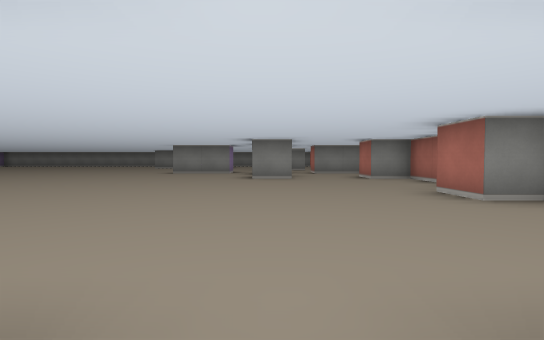
View 1 (above)

22 first-person views from a walk through a cub3D level. The camera is about half as high as the walls, tilts 2° down and sees 85° across. The floor is counted in squares. Each view is taken from the middle of a square. On the plan, view 1 faces up. The plan holds only what a view shows up to about 9 squares ahead; the rest is blank.

View 2
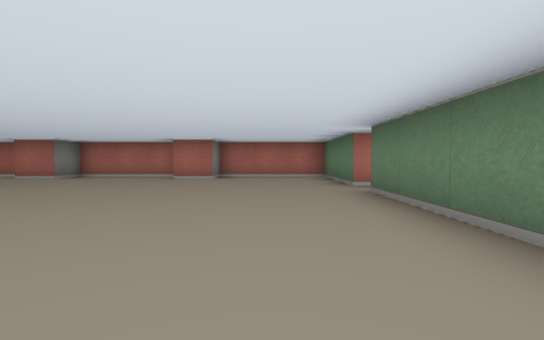

View 3
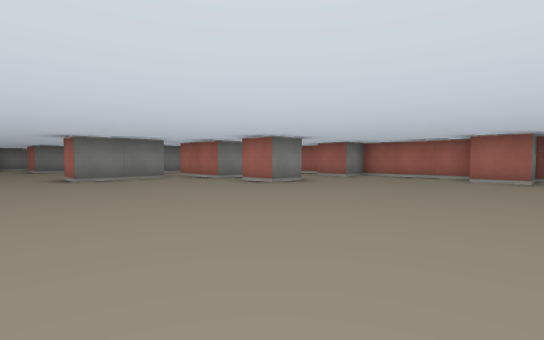

View 4
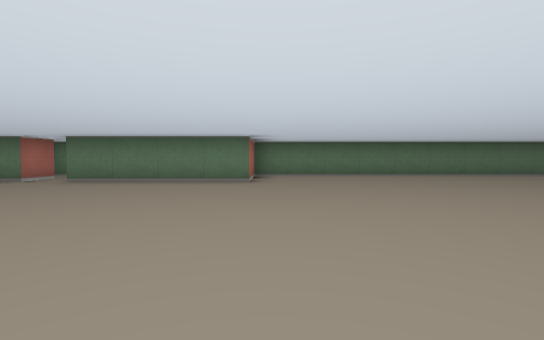

View 5
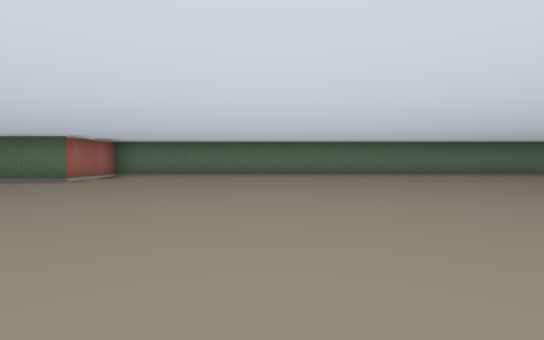

View 6
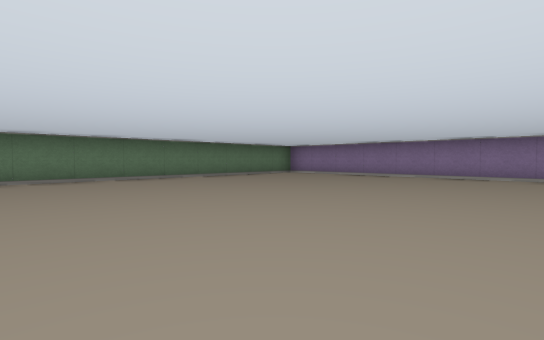

View 7
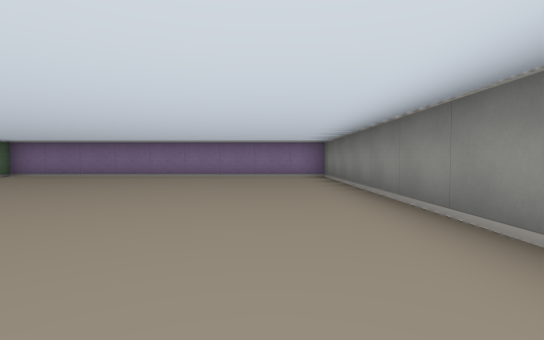

View 8
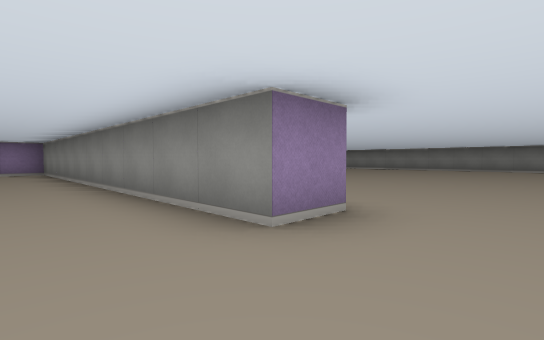

View 9
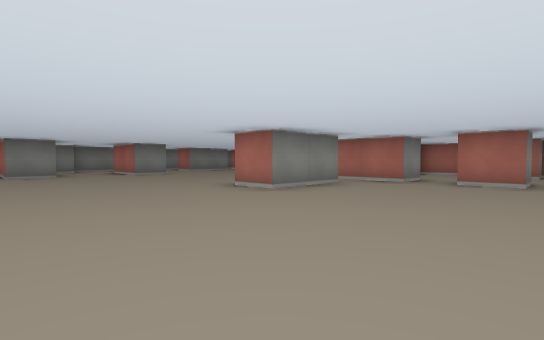

View 10
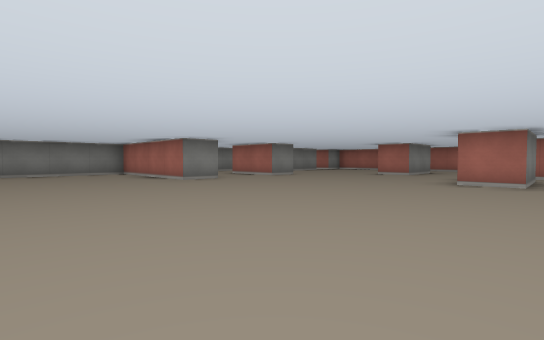

View 11
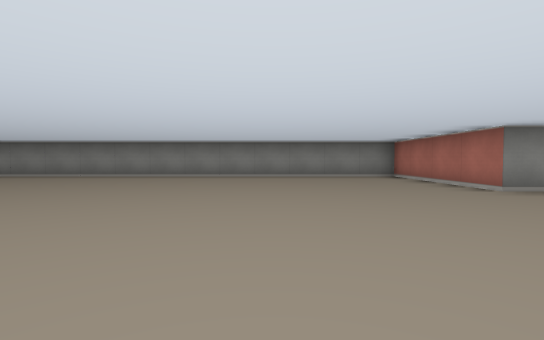

View 12
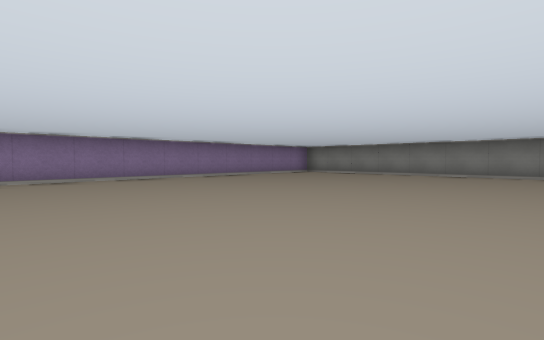

View 13
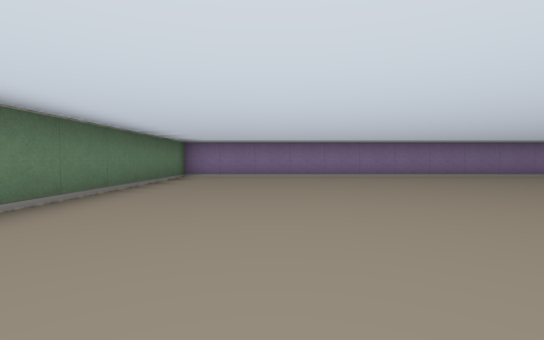

View 14
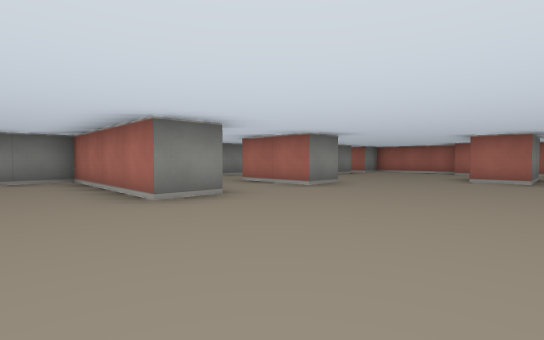

View 15
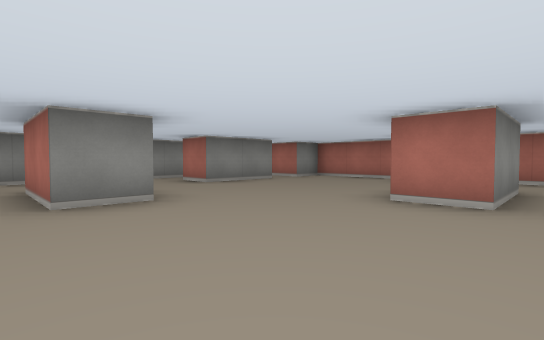

View 16
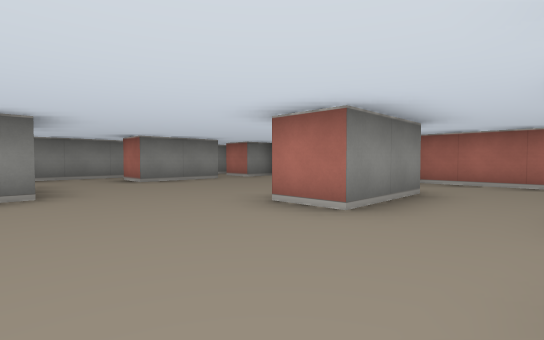

View 17
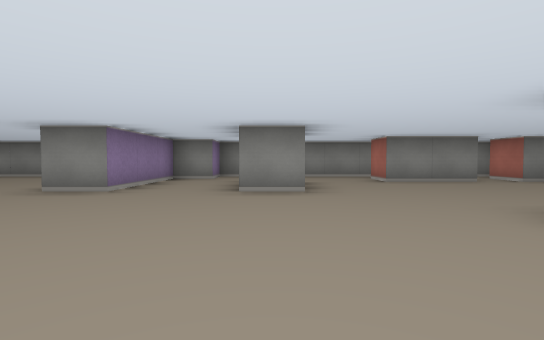

View 18
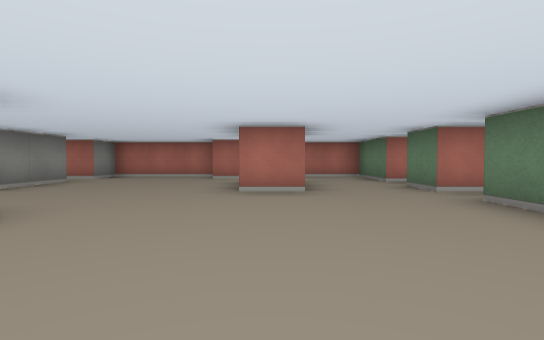

View 19
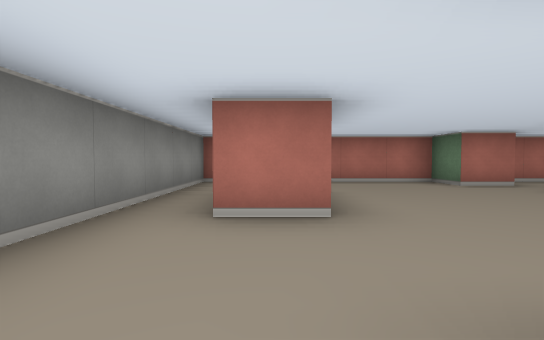

View 20
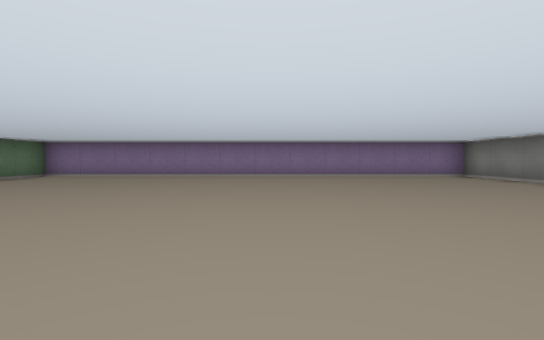

View 21
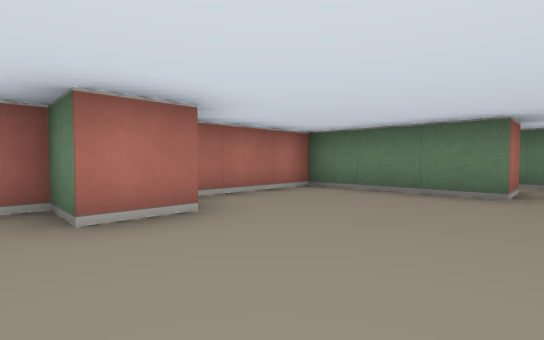

View 22
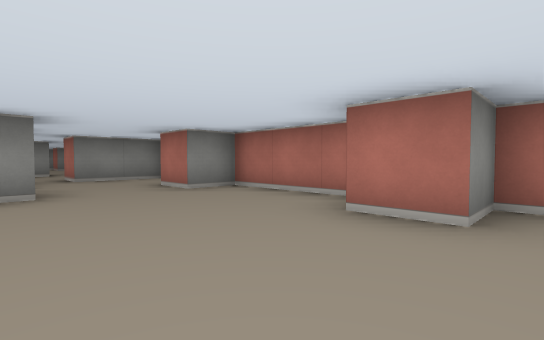

### Floor plan
Ten units are one square. View 1 is at (0, 0); x grows to the right and y downward. Boxes are objects, and circles mark ways between rooms. Rooms are numbered by the first view taken in them; rooms with no view inside come last. Other rooms are left out.
<svg viewBox="-190 -210 230 230">
<path fill="none" stroke="#000" d="M2 15 12 15M5 5 5 -5M-85 -86 -85 -75 -185 -75 -185 15 -45 15 -45 -5 -5 -5M-24 -115 -15 -115M-15 -105 -35 -105 -35 -115M-55 -165 -65 -165 -65 -205 -185 -205 -185 -85 -126 -85M5 -95 -5 -95 -5 -115M6 -75 -5 -75 -5 -85M-5 -135 -5 -145M-24 -165 -35 -165M35 -92 35 -99M35 -105 15 -105M25 -144 25 -155 35 -155 35 -185 25 -185M5 -5 35 -5 35 -35 25 -35 25 -45 35 -45 35 -75 25 -75 25 -85M16 -185 -5 -185 -5 -195M-5 -205 -25 -205M-25 -205 -45 -205 -45 -195 -55 -195 -55 -165M-35 -165 -35 -185M16 -135 -5 -135M15 -105 15 -115 35 -115 35 -142M-5 -115 5 -115M25 -185 25 -195M35 -205 -5 -205"/>
<circle cx="0" cy="0" r="3" fill="#2a7"/>
<circle cx="-30" cy="-195" r="3" fill="#2a7"/>
<circle cx="-45" cy="-175" r="3" fill="#2a7"/>
<circle cx="0" cy="-125" r="3" fill="#2a7"/>
<circle cx="10" cy="-110" r="3" fill="#2a7"/>
<circle cx="20" cy="-140" r="3" fill="#2a7"/>
<circle cx="20" cy="-190" r="3" fill="#2a7"/>
<circle cx="5" cy="-200" r="3" fill="#2a7"/>
<text x="0" y="10">1</text>
<text x="-80" y="-90">2</text>
<text x="-40" y="-190">3</text>
<text x="20" y="-130">4</text>
<text x="20" y="-200">5</text>
</svg>
Room 1 opens to room 2. Room 2 opens to room 3. Room 2 opens to room 4. Room 2 opens to room 5.

Where each view was taken, in squares from view 1:
view 1: 0 up, 0 right, facing up
view 2: 2 up, 5 left, facing right
view 3: 3 up, 5 left, facing up-right
view 4: 7 up, 5 left, facing down
view 5: 7 up, 9 left, facing down
view 6: 6 up, 10 left, facing down-left
view 7: 6 up, 10 left, facing left
view 8: 6 up, 7 left, facing up-left
view 9: 7 up, 7 left, facing up-right
view 10: 10 up, 10 left, facing up-right
view 11: 12 up, 10 left, facing up
view 12: 11 up, 11 left, facing up-left
view 13: 11 up, 10 left, facing left
view 14: 13 up, 8 left, facing up-right
view 15: 13 up, 4 left, facing up-right
view 16: 12 up, 3 left, facing up-right
view 17: 12 up, 3 left, facing up
view 18: 14 up, 5 left, facing right
view 19: 19 up, 3 left, facing right
view 20: 15 up, 10 left, facing left
view 21: 5 up, 0 right, facing down-right
view 22: 3 up, 0 right, facing up-right
